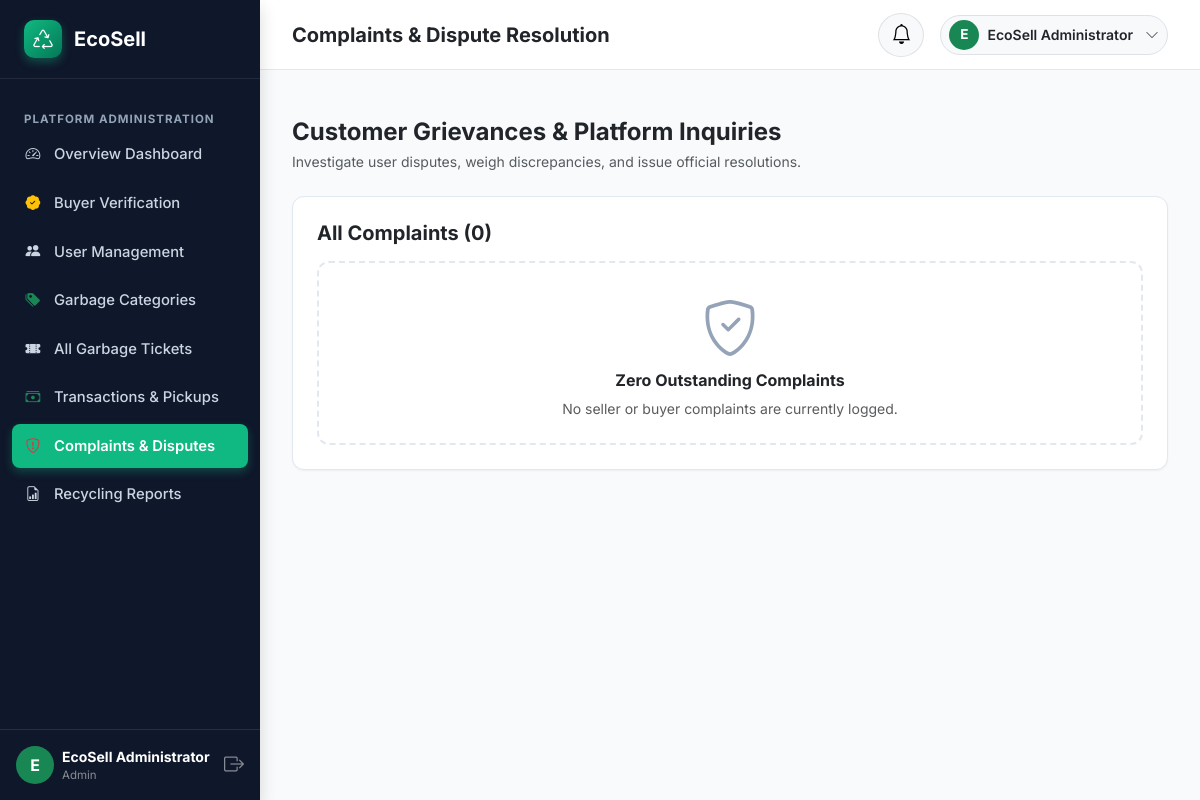
The page /admin/complaints (signed in) on the database its author committed.
### models/user.py (models this page shows, shortened)
class User(UserMixin, db.Model):
    __tablename__ = 'users'
    id = db.Column(db.Integer, primary_key=True, autoincrement=True)
    full_name = db.Column(db.String(150), nullable=False)
    email = db.Column(db.String(150), nullable=False, unique=True, index=True)
    phone = db.Column(db.String(25), nullable=False)
    password_hash = db.Column(db.String(255), nullable=False)
    role = db.Column(db.String(20), nullable=False, index=True)  # 'seller', 'buyer', 'admin'
    account_status = db.Column(db.String(20), default='active')  # 'active', 'pending', 'suspended'
    created_at = db.Column(db.DateTime, default=datetime.utcnow)
    seller_profile = db.relationship('SellerProfile', backref='user', uselist=False, cascade='all, delete-orphan')
    buyer_profile = db.relationship('BuyerProfile', backref='user', uselist=False, cascade='all, delete-orphan')
    selling_tickets = db.relationship('SellingTicket', backref='seller', lazy='dynamic', cascade='all, delete-orphan')
    buyer_offers = db.relationship('BuyerOffer', backref='buyer', lazy='dynamic', cascade='all, delete-orphan')
    buyer_prices = db.relationship('BuyerPrice', backref='buyer', lazy='dynamic', cascade='all, delete-orphan')
    complaints = db.relationship('Complaint', backref='user', lazy='dynamic', cascade='all, delete-orphan')
    notifications = db.relationship('Notification', backref='user', lazy='dynamic', cascade='all, delete-orphan', order_by='Notification.created_at.desc()')
    @property
    def is_seller(self):
        return self.role == 'seller'
    @property
    def is_buyer(self):
        return self.role == 'buyer'
    @property
    def is_admin(self):
        return self.role == 'admin'
    @property
    def is_active(self):
        return self.account_status == 'active'

### routes/admin_routes.py (the view, shortened to what this page needs)
@admin_bp.route('/complaints', methods=['GET', 'POST'])
@login_required
@admin_required
def complaints():
    all_complaints = Complaint.query.order_by(Complaint.created_at.desc()).all()
    return render_template('admin/complaints.html', complaints=all_complaints)

### app.py (called while the page is built)
@login_manager.user_loader
def load_user(user_id):
    return User.query.get(int(user_id))

### templates/admin/complaints.html (shortened to what this page needs)
{% extends "dashboard_base.html" %}
{% block page_title %}Complaints & Dispute Resolution{% endblock %}
{% block sidebar_menu %}
<li class="sidebar-heading">Platform Administration</li>
<li class="sidebar-item">
    <a href="{{ url_for('admin.dashboard') }}" class="sidebar-link">
        <i class="bi bi-speedometer2"></i> Overview Dashboard
    </a>
</li>
<li class="sidebar-item">
    <a href="{{ url_for('admin.buyers_verification') }}" class="sidebar-link">
        <i class="bi bi-patch-check-fill text-warning"></i> Buyer Verification
    </a>
</li>
<li class="sidebar-item">
    <a href="{{ url_for('admin.users') }}" class="sidebar-link">
        <i class="bi bi-people-fill"></i> User Management
    </a>
</li>
<li class="sidebar-item">
    <a href="{{ url_for('admin.categories') }}" class="sidebar-link">
        <i class="bi bi-tags-fill text-success"></i> Garbage Categories
    </a>
</li>
<li class="sidebar-item">
    <a href="{{ url_for('admin.tickets') }}" class="sidebar-link">
        <i class="bi bi-ticket-perforated-fill"></i> All Garbage Tickets
    </a>
</li>
<li class="sidebar-item">
    <a href="{{ url_for('admin.transactions') }}" class="sidebar-link">
        <i class="bi bi-cash-stack text-success"></i> Transactions & Pickups
    </a>
</li>
<li class="sidebar-item">
    <a href="{{ url_for('admin.complaints') }}" class="sidebar-link active">
        <i class="bi bi-shield-exclamation text-danger"></i> Complaints & Disputes
    </a>
</li>
<li class="sidebar-item">
    <a href="{{ url_for('admin.reports') }}" class="sidebar-link">
        <i class="bi bi-file-earmark-bar-graph"></i> Recycling Reports
    </a>
</li>
{% endblock %}
{% block dashboard_body %}
<div class="mb-4">
    <h4 class="fw-bold text-dark mb-1">Customer Grievances & Platform Inquiries</h4>
    <p class="text-muted small mb-0">Investigate user disputes, weigh discrepancies, and issue official resolutions.</p>
</div>
<div class="ecosell-card p-4">
    <h5 class="fw-bold text-dark mb-3">All Complaints ({{ complaints | length }})</h5>
    {% if complaints %}
    <div class="d-flex flex-column gap-3">
        {% for c in complaints %}
        <div class="p-3 bg-light rounded-3 border">
            <div class="d-flex justify-content-between align-items-center mb-2">
                <div>
                    <strong class="text-dark">#CMP-{{ c.id }}: {{ c.subject }}</strong>
                    <span class="badge {% if c.user.role == 'seller' %}bg-success{% else %}bg-primary{% endif %} rounded-pill ms-2">
                        {{ c.user.full_name }} ({{ c.user.role | capitalize }})
                    </span>
                </div>
                <span class="badge badge-status
                    {% if c.complaint_status == 'Resolved' %}badge-completed
                    {% elif c.complaint_status == 'Under Review' %}badge-scheduled
                    {% elif c.complaint_status == 'Closed' %}badge-secondary
                    {% else %}badge-pending{% endif %}">
                    {{ c.complaint_status }}
                </span>
            </div>
            {% if c.ticket %}
            <div class="text-muted small mb-2">
                <i class="bi bi-ticket-detailed me-1"></i> Associated Ticket: <strong>{{ c.ticket.ticket_number }}</strong>
            </div>
            {% endif %}
            <p class="text-dark small mb-2 p-2 bg-white rounded border">{{ c.description }}</p>
            <div class="text-muted small mb-3" style="font-size: 0.72rem;">Submitted on {{ c.created_at | datetime_format }}</div>
            {% if c.admin_response %}
            <div class="p-2 bg-success-subtle rounded border border-success-subtle small mb-3">
                <strong class="text-success"><i class="bi bi-check2-circle me-1"></i> Current Admin Resolution:</strong>
                <div>{{ c.admin_response }}</div>
            </div>
            {% endif %}
            <form method="POST" action="{{ url_for('admin.complaints') }}" class="pt-2 border-top">
                <input type="hidden" name="complaint_id" value="{{ c.id }}">
                <div class="row g-2 align-items-center">
                    <div class="col-md-7">
                        <input type="text" name="admin_response" class="form-control form-control-sm" placeholder="Type admin resolution or response to user..." value="{{ c.admin_response or '' }}" required>
                    </div>
                    <div class="col-md-3">
                        <select name="complaint_status" class="form-select form-select-sm">
                            <option value="Under Review" {% if c.complaint_status == 'Under Review' %}selected{% endif %}>Under Review</option>
                            <option value="Resolved" {% if c.complaint_status == 'Resolved' %}selected{% endif %}>Resolved</option>
                            <option value="Closed" {% if c.complaint_status == 'Closed' %}selected{% endif %}>Closed</option>
                        </select>
                    </div>
                    <div class="col-md-2">
                        <button type="submit" class="btn btn-primary btn-sm rounded-pill w-100">
                            Save Response
                        </button>
                    </div>
                </div>
            </form>
        </div>
        {% endfor %}
    </div>
    {% else %}
    <div class="empty-state py-4">
        <i class="bi bi-shield-check empty-state-icon"></i>
        <h6 class="fw-bold text-dark">Zero Outstanding Complaints</h6>
        <p class="text-muted small mb-0">No seller or buyer complaints are currently logged.</p>
    </div>
    {% endif %}
</div>
{% endblock %}

### templates/dashboard_base.html (shortened to what this page needs)
{% extends "base.html" %}
{% block layout %}
<div class="dashboard-wrapper">
    <aside class="dashboard-sidebar shadow">
        <div class="sidebar-brand">
            <div class="brand-leaf-icon">
                <i class="bi bi-recycle fs-5"></i>
            </div>
            <span>EcoSell</span>
        </div>
        <ul class="sidebar-nav">
            {% block sidebar_menu %}{% endblock %}
        </ul>
        <div class="p-3 border-top border-secondary border-opacity-25 mt-auto">
            <div class="d-flex align-items-center gap-2">
                <div class="rounded-circle bg-success text-white d-flex align-items-center justify-content-center fw-bold" style="width: 38px; height: 38px;">
                    {{ current_user.full_name[:1] | upper }}
                </div>
                <div class="overflow-hidden flex-grow-1">
                    <div class="text-white small fw-bold text-truncate">{{ current_user.full_name }}</div>
                    <div class="text-white-50 text-truncate" style="font-size: 0.72rem;">{{ current_user.role | capitalize }}</div>
                </div>
                <a href="{{ url_for('auth.logout') }}" class="text-white-50 hover-white" title="Logout">
                    <i class="bi bi-box-arrow-right fs-5"></i>
                </a>
            </div>
        </div>
    </aside>
    <div class="dashboard-main">
        <header class="dashboard-topbar">
            <div class="d-flex align-items-center gap-3">
                <h5 class="mb-0 fw-bold text-dark d-none d-sm-block">{% block page_title %}Dashboard{% endblock %}</h5>
            </div>
            <div class="d-flex align-items-center gap-3">
                <div class="dropdown">
                    <button class="btn btn-light rounded-circle position-relative border" type="button" data-bs-toggle="dropdown" aria-expanded="false">
                        <i class="bi bi-bell fs-5 text-gray-700"></i>
                    </button>
                </div>
                <div class="dropdown">
                    <button class="btn btn-light d-flex align-items-center gap-2 border rounded-pill py-1 px-2" type="button" data-bs-toggle="dropdown">
                        <div class="rounded-circle bg-success text-white d-flex align-items-center justify-content-center fw-bold" style="width: 30px; height: 30px; font-size: 0.85rem;">
                            {{ current_user.full_name[:1] | upper }}
                        </div>
                        <span class="small fw-semibold text-dark me-1 d-none d-md-inline">{{ current_user.full_name }}</span>
                        <i class="bi bi-chevron-down text-muted small"></i>
                    </button>
                </div>
            </div>
        </header>
        <div class="px-4 pt-3">
        </div>
        <div class="dashboard-content">
            {% block dashboard_body %}{% endblock %}
        </div>
    </div>
</div>
{% endblock %}

### static/css/style.css (style rules this page uses)
:root { --primary: #10b981; --primary-hover: #059669; --primary-dark: #047857; --primary-light: #ecfdf5; --primary-subtle: #d1fae5; --secondary: #0ea5e9; --secondary-dark: #0284c7; --dark: #0f172a; --dark-light: #1e293b; --gray-900: #0f172a; --gray-800: #1e293b; --gray-700: #334155; --gray-600: #475569; --gray-500: #64748b; --gray-400: #94a3b8; --gray-300: #cbd5e1; --gray-200: #e2e8f0; --gray-100: #f1f5f9; --gray-50: #f8fafc; --success: #10b981; --warning: #f59e0b; --danger: #ef4444; --info: #06b6d4; --sidebar-width: 260px; --topbar-height: 70px; --shadow-sm: 0 1px 2px 0 rgb(0 0 0 / 0.05); --shadow-md: 0 4px 6px -1px rgb(0 0 0 / 0.1), 0 2px 4px -2px rgb(0 0 0 / 0.1); --shadow-lg: 0 10px 15px -3px rgb(0 0 0 / 0.1), 0 4px 6px -4px rgb(0 0 0 / 0.1); --shadow-xl: 0 20px 25px -5px rgb(0 0 0 / 0.1), 0 8px 10px -6px rgb(0 0 0 / 0.1); --radius-sm: 8px; --radius-md: 12px; --radius-lg: 16px; --radius-xl: 24px; }
body { font-family: 'Inter', -apple-system, BlinkMacSystemFont, 'Segoe UI', Roboto, Helvetica, Arial, sans-serif; color: var(--gray-800); background-color: var(--gray-50); min-height: 100vh; display: flex; flex-direction: column; }
a { color: var(--primary-dark); text-decoration: none; transition: all 0.2s ease; }
.brand-leaf-icon { width: 38px; height: 38px; background: linear-gradient(135deg, var(--primary), var(--primary-dark)); color: white; display: flex; align-items: center; justify-content: center; border-radius: 10px; box-shadow: 0 4px 10px rgba(16, 185, 129, 0.35); }
.ecosell-card { background: #ffffff; border: 1px solid var(--gray-200); border-radius: var(--radius-md); box-shadow: var(--shadow-sm); transition: transform 0.2s ease, box-shadow 0.2s ease; }
.dashboard-wrapper { display: flex; min-height: 100vh; width: 100%; }
.dashboard-sidebar { width: var(--sidebar-width); background-color: var(--dark); color: #ffffff; display: flex; flex-direction: column; flex-shrink: 0; transition: all 0.3s ease; position: sticky; top: 0; height: 100vh; z-index: 1000; overflow-y: auto; }
.sidebar-brand { padding: 1.25rem 1.5rem; display: flex; align-items: center; gap: 0.75rem; color: #ffffff; font-weight: 700; font-size: 1.25rem; border-bottom: 1px solid rgba(255, 255, 255, 0.08); }
.sidebar-nav { padding: 1.25rem 0.75rem; list-style: none; margin: 0; flex: 1; }
.sidebar-heading { font-size: 0.72rem; text-transform: uppercase; letter-spacing: 1px; color: var(--gray-400); padding: 0.75rem 0.75rem 0.25rem; font-weight: 700; }
.sidebar-item { margin-bottom: 0.25rem; }
.sidebar-link { display: flex; align-items: center; gap: 0.85rem; padding: 0.7rem 0.85rem; color: var(--gray-300); border-radius: var(--radius-sm); font-weight: 500; font-size: 0.925rem; transition: all 0.2s ease; }
.sidebar-link.active { background: var(--primary); color: #ffffff; font-weight: 600; box-shadow: 0 4px 10px rgba(16, 185, 129, 0.3); }
.dashboard-main { flex: 1; display: flex; flex-direction: column; min-width: 0; background-color: #f8fafc; }
.dashboard-topbar { height: var(--topbar-height); background: #ffffff; border-bottom: 1px solid var(--gray-200); display: flex; align-items: center; justify-content: space-between; padding: 0 2rem; position: sticky; top: 0; z-index: 999; }
.dashboard-content { padding: 2rem; flex: 1; }
.empty-state { text-align: center; padding: 3.5rem 1.5rem; background: #ffffff; border-radius: var(--radius-md); border: 2px dashed var(--gray-200); }
.empty-state-icon { font-size: 3.5rem; color: var(--gray-400); margin-bottom: 1rem; }

### rows shown on the page
User: full_name "E", full_name "EcoSell Administrator", role "Admin"

### other values the page prints
{{ complaints | length }} "0"
